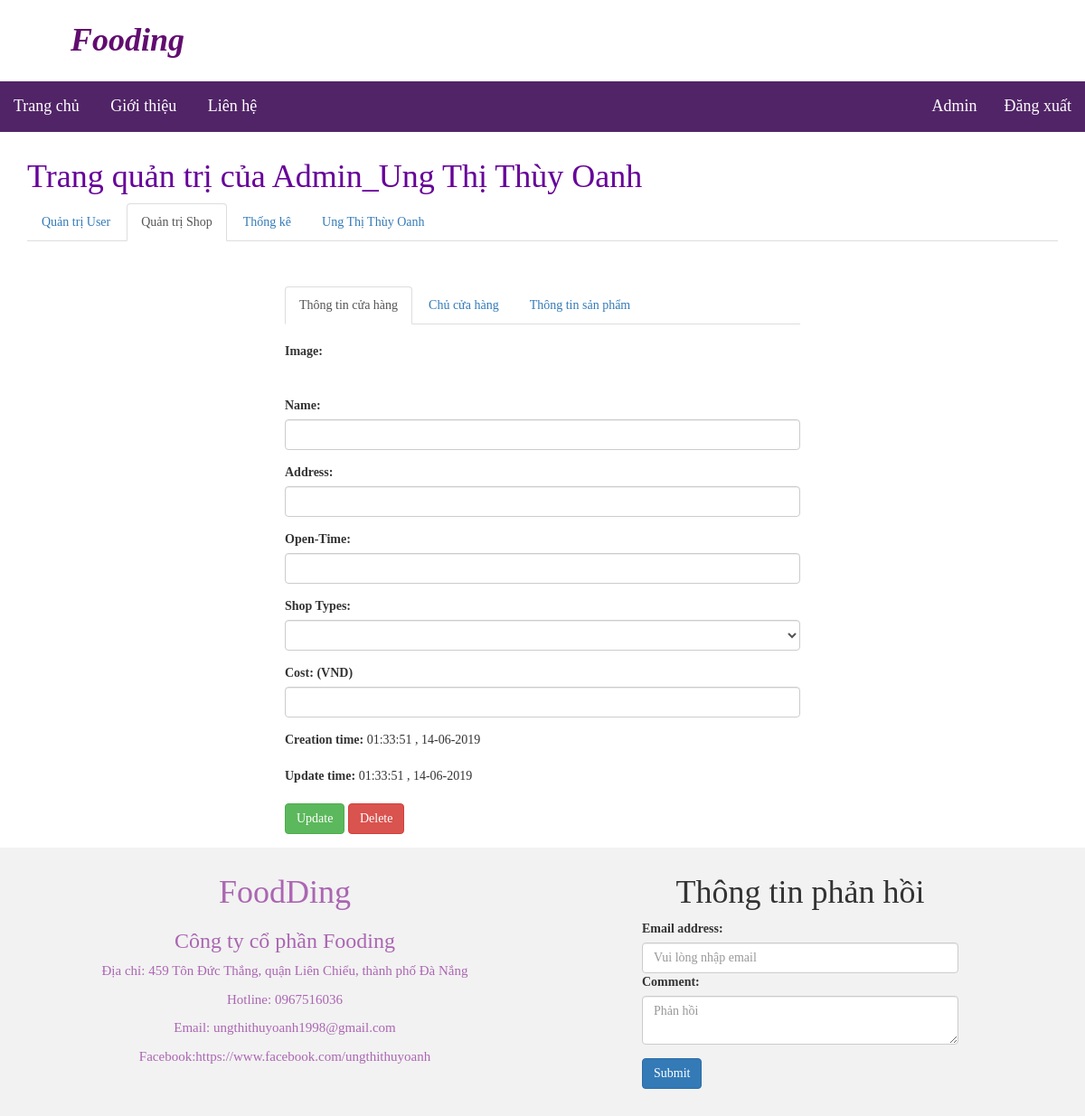
The app's page /controller/c_adminShop.php?edit=1 (signed in), older data.
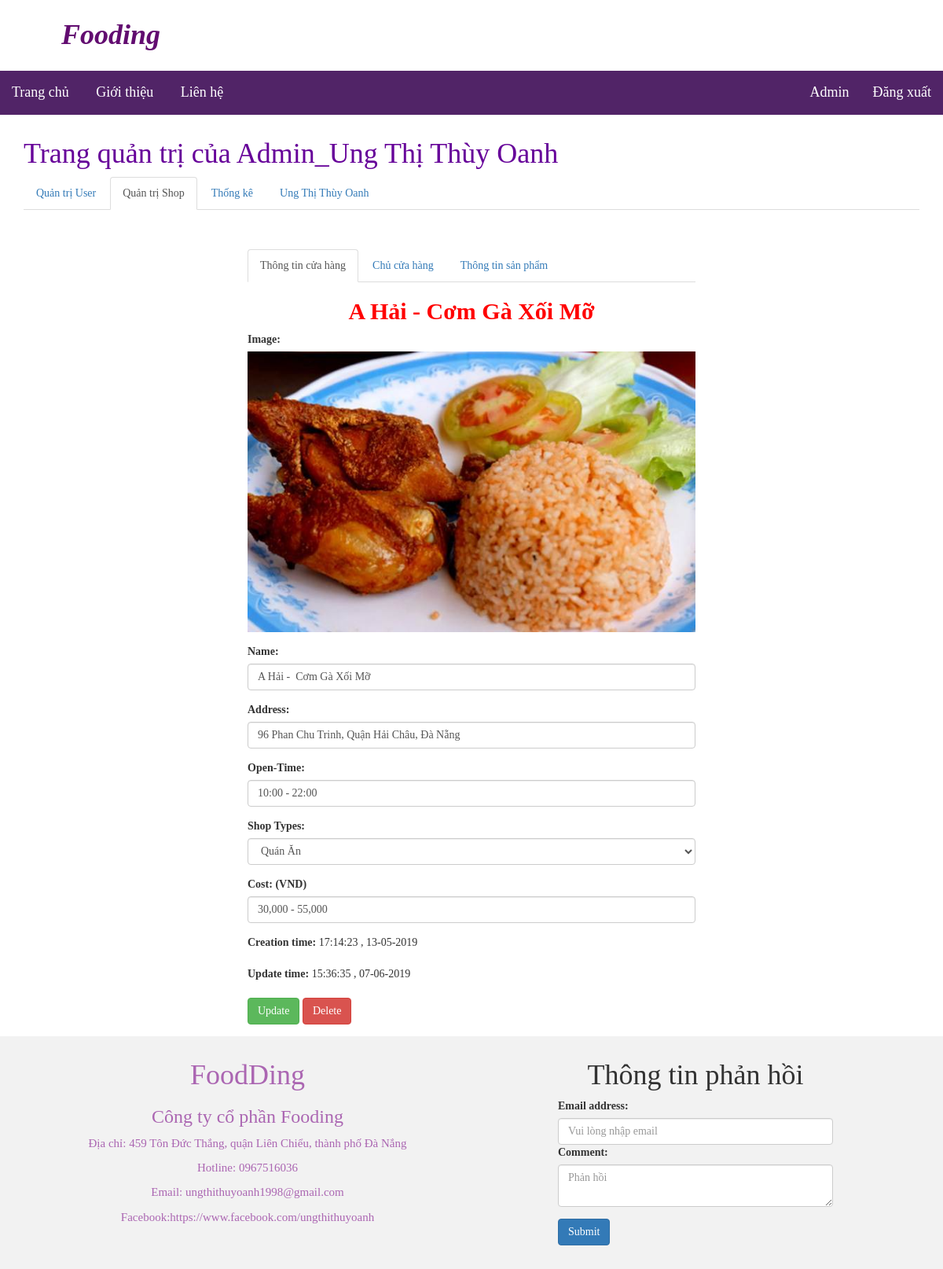
The same page, newer data.
### tables this page shows
CREATE TABLE `foodshop` (
  `id` int(225) NOT NULL,
  `name` varchar(500) NOT NULL,
  `shop_types` varchar(50) NOT NULL,
  `address` varchar(500) NOT NULL,
  `open_time` varchar(50) NOT NULL,
  `cost` varchar(50) NOT NULL,
  `img` varchar(50) NOT NULL,
  `crtime` datetime DEFAULT CURRENT_TIMESTAMP,
  `updateTime` datetime DEFAULT CURRENT_TIMESTAMP,
  `user_id` int(225) DEFAULT NULL,
  `shipped` varchar(50) DEFAULT NULL,
  `prepare` varchar(50) DEFAULT NULL
);

### model/m_foodshop.php (called while the page is built, shortened)
<?php
	class FoodShop extends Database
	{
		function queryDetailsFoodShop($id){
			$conn = parent::getConn();
			$stmt = null;
			try {
				$stmt = $conn->prepare("SELECT fs.*, users.name as nameuser FROM foodshop fs , users WHERE fs.id =:id and fs.user_id = users.id");
				$stmt->bindValue(":id",$id);
				$stmt->execute();
			} catch (PDOException $e) {
				echo 'queryDetails failed: '.$e.getMessage();
			}
			$data = $stmt->fetch(PDO::FETCH_ASSOC);
			if( $stmt->rowCount() == 0 ){
				return $data;
		    }else{
		    	return $data;
		    }
		}
	}
	?>

### model/m_user.php (called while the page is built, shortened)
<?php
class User extends Database
{
	function queryProfile($_id){
		$conn =parent::getConn();
		$stmt = null;
		try {
			$stmt = $conn->prepare('SELECT name, username, email, sex, birthday, phone, address FROM users WHERE id=:id ');
			$stmt->bindValue(':id', $_id);
			$stmt->execute();
		}catch(PDOException $e){
	    	echo "Query failed: " . $e->getMessage();
	    }
	    $row = $stmt->rowCount();
	    if($row == 0 ){
	    	return 0;
	    }else{
	    	$data = $stmt->fetch(PDO::FETCH_ASSOC);
		    return $data;
	    }
	}
}
?>

### controller/c_adminShop.php (the view, shortened to what the changed rows need)
<?php
	require_once("../view/header.php");
	require_once("../model/m_foodshop.php");
	require_once("../view/v_admin.php");
	$m_foodshop = new FoodShop();
	if(isset($_GET["edit"])){
		$idProduct = $_GET["edit"];
		require_once("../model/m_user.php");
		$data = $m_foodshop->queryDetailsFoodShop($idProduct);
		require_once("../model/m_user.php");
		$user = new User();
		$userData = $user->queryProfile($data['user_id']);
		require_once("../view/v_adminShopForm.php");
	}
	require_once("../view/footer.php");
?>

### view/v_adminShopForm.php (shortened to what the changed rows need)
	<div class="content">
		<div class="col-md-6 col-md-offset-3">
			<ul class="nav nav-tabs">
				<li class="active"><a data-toggle="tab" href="#dich">Thông tin cửa hàng</a></li>
				<li><a data-toggle="tab" href="#dich1">Chủ cửa hàng</a></li>
				<li><a data-toggle="tab" href="#dich2">Thông tin sản phẩm</a></li>
			</ul>
			<div class="tab-content">
				<div id="dich" class="tab-pane fade in active">
					<div id="Shopfood">
						<div class="card-header">
							<h2 align="center" style="color: red; font-weight: bold;"><?=$data['name']?></h2>
					</div>
					<div class="card-body">
						<form action="" method="POST" >
							<div class="form-group">
								<label for="img">Image: </label>
								<div class="img-detail" >
									<img src="../images/<?=$data['img']?>" alt="<?=$data['name']?>" style="width: 100%; height: auto;">
								</div>
							</div>
							<div class="form-group">
								<label for="name">Name: </label>
								<input type="text" class="form-control" name="name" id='name' minlength="6" maxlength="100" value="<?=$data['name']?>" required>
							</div>
							<div class="form-group">
								<label for="address">Address: </label>
								<input type="text" class="form-control" name="address" id='address' minlength="6" maxlength="100" value="<?=$data['address']?>" required>
							</div>
							<div class="form-group">
								<label for="open_time">Open-Time: </label>
								<input type="text" class="form-control" name="open_time" id='open_time' minlength="6" maxlength="100" value="<?=$data['open_time']?>" required>
							</div>
							<div class="form-group">
								<label for="shop_type">Shop Types: </label>
								<select class="form-control" name="shop_type" id="shop_type" class="form-control">
									<option value="<?=$data['shop_types']?>"><?=$data['shop_types']?></option>
									<option value="Quán Ăn">Quán Ăn</option>
								</select>
							</div>
							<div class="form-group">
								<label for="cost">Cost: (VND)</label><br/>
								<input type="text" class="form-control" name="cost" id='cost' value="<?=$data['cost']?>">
							</div>
							<div class="form-group">
								<label for="phone">Creation time: </label>
								<?php $dateCr = date_create($data['crtime']);
								$dateCr = date_format($dateCr, ' H:i:s \, d-m-Y');
								echo $dateCr; ?>
							</div>
							<div class="form-group" name="updateTime">
								<label for="phone">Update time: </label>
								<?php $dateUp = date_create($data['updateTime']);
								$dateUp = date_format($dateUp, ' H:i:s \, d-m-Y');
								echo $dateUp; ?>
							</div>
							<div class="form-group">
								<button type="submit" name="update" class="btn btn-success">Update</button>
								<button type="submit" name="delete" class="btn btn-danger">Delete</button>
							</div>
						</form>
					</div>
				</div>
			</div>
		</div>
	</div>
</div>

### view/footer.php (shortened to what the changed rows need)
<div class="clearfix"></div>
<div id="footer" >
	<div class="container">
		<div id="lien_he" class="col-md-6" style="text-align: center;">
			<h1>FoodDing</h1>
		</div>
		<div class="col-md-4 col-md-offset-1">
			<form  id="form_login" method="post">
					<div class="form-group">
					<h1 style="text-align: center;">Thông tin phản hồi</h1>
					<label for="exampleInputEmail1">Comment:</label><br>
				</div>
			</form>
		</div>
	</div>
</div>
</body>
</html>

Row changes from the older to the newer data that the page shows:
now on this page (row edited): foodshop: name "A Hải - Cơm Gà Xối Mỡ", img (picture), address "96 Phan Chu Trinh, Quận Hải Châu, Đà Nẵng", open_time "10:00 - 22:00", shop_type "Quán Ăn", cost "30,000 - 55,000", crtime "17:14:23 , 13-05-2019", updateTime "15:36:35 , 07-06-2019"
Text that changed along with them:
$dateCr: "01:33:51 , 14-06-2019" → (not shown)
$dateUp: "01:33:51 , 14-06-2019" → (not shown)
